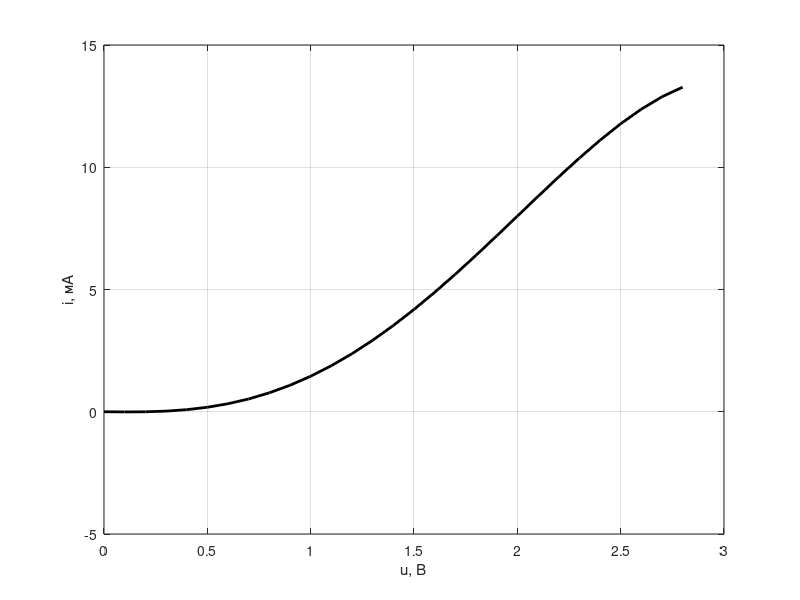
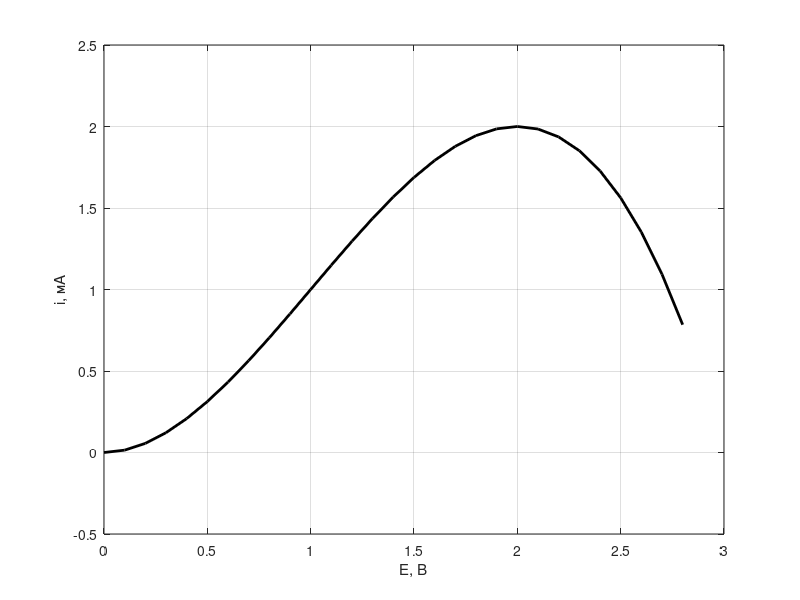
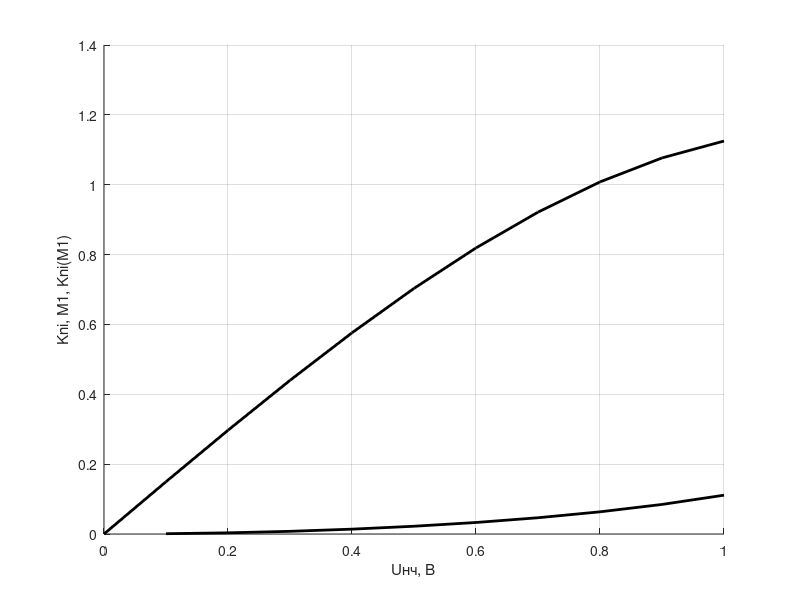
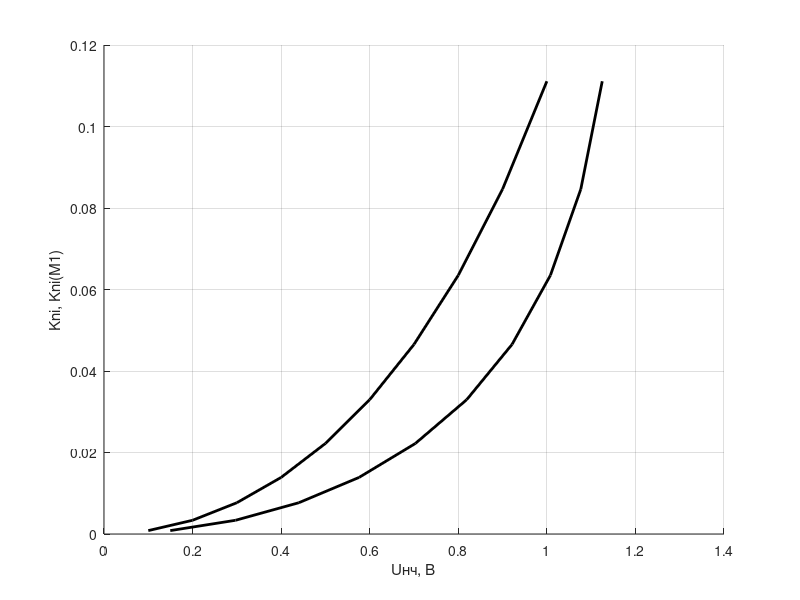

Reproduce these figures in MATLAB, in order.
close all;
clear;
clc;

%% Аппроксимация статической характеристики прямой передачи
% интервал от 0 до 2.8 с шагом 0.1

a0 = 0;
a1 = -0.094;
a2 = 0.047;
a3 = 2;
a4 = -0.5;
Um = 0.25;

u = 0:0.1:2.8;
i = a0 + a1 * u + a2 * u.^2 + a3 * u.^3 + a4 * u.^4;

% ВАХ амплитудного базового модулятора на НЭ
figure('Name','ВАХ амплитудного базового модулятора на НЭ');
plot(u,i,'black','LineWidth',2);
grid on;
xlabel('u, B');
ylabel('i, мА');

% Статическая модуляционная характеристика(СМХ)
% E = u, так как пределы одинаковы
I1 = a1 * Um + 2 * a2 * u * Um + 3 * a3 * u.^2 * Um + 0.75 * a3 * Um.^3 + 4 * a4 * u.^3 * Um + 3 * a4 * u * Um.^3;

% Статическая модуляционная характеристика(СМХ)
% построение графика
figure('Name','Статическая модуляционная характеристика(СМХ)');
plot(u,I1,'black','LineWidth',2);
grid on;
xlabel('E, B');
ylabel('i, мА');


% uн (от 0 до 1 с шагом 0.1)
un = 0:0.1:1;
E0 = 1;

% Амплитуда тока несущей частоты в отсутствии модуляции
I1n = a1 * Um + 0.75 * a3 * Um.^3 + 2 * a2 * Um * E0 + 3 * a4 * Um.^3 * E0 + 3 * a3 * Um * E0.^2 + 1.5 * a3 * Um * un.^2 + 4 * a4 * Um * E0.^3 + 6 * a4 * Um * E0 * un.^2;

% Амплитудаполезной составляющей спектра, огибающей
I1f = 2 * a2 * Um * un + 3 * a4 * Um.^3 * un + 6 * a3 * Um * E0 * un + 12 * a4 * Um * E0.^2 * un + 3 * a4 * Um * un.^3;

% Амплитуда высших гармоник модулирующей частоты
I2f = 1.5 * a3 * Um * un.^2 + 6 * a4 * Um * E0 * un.^2;
I3f = a4 * Um * un.^3;

% Коэффициент нелинейных искажений огибающей тока первой гармоники
Kni = (sqrt(I2f.^2 + I3f.^2))./I1f;

% Глубина модуляции тока первой гармоники
M1 = I1f./I1n;

% Uн
% построение графика
figure('Name','Uн');
hold on;
plot(un,Kni,'black','LineWidth',2);
grid on;
plot(un,M1,'black','LineWidth',2);
grid on;

grid on;
xlabel('Uнч, B');
ylabel('Kni, M1, Kni(M1)');

% Uн
% построение графика
figure('Name','Uн');
hold on;
plot(un,Kni,'black','LineWidth',2);
grid on;
plot(M1,Kni,'black','LineWidth',2);
grid on;
xlabel('Uнч, B');
ylabel('Kni, Kni(M1)');

% Uн
% построение графика
figure('Name','Kни');
plot(un,Kni,'black','LineWidth',2);
grid on;
xlabel('Uнч, B');
ylabel('Kni');

% Начальные условия для рассчёта
T = 1.6 * 10^(-3);
k = 0:1:25;
tau = 0.4 * 10^(-3);

% Рассчёт частоты
y = (2 * 3.14) / T

%%% Коэффициенты


% Вольт-фарадная характеристика
u = -1:-1:-20;
cd = (a0 + a1 * u + a2 * u./2 + a3 * u.^3)*10^(-12);

% построение графика
figure('Name','Вольт-фарадная характеристика');
plot(u,cd,'black','LineWidth',2);
grid on;
xlabel('u, B');
ylabel('Cd');

fu= 1 ./ (2 * 3.14 * sqrt(1*10^(-3)*(4.4209*10^(-13) + cd)));

% построение графика
figure('Name','');
plot(u,1./(5*3.14*(1*10^(-3)*(4.4209*10^(-13)+cd))),'black','LineWidth',2);
grid on;
xlabel('u, B');
ylabel('f');